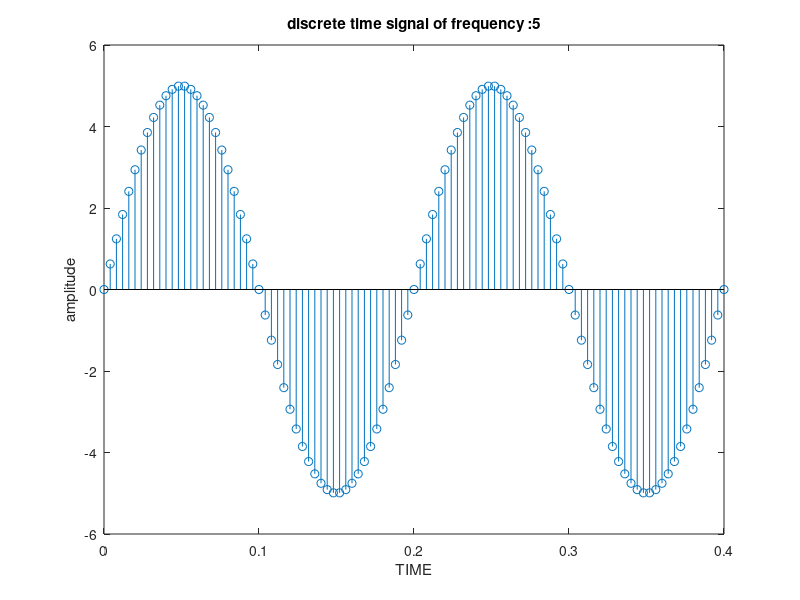

Here is the MATLAB script that generated this plot:
f=input('Enter the frequency');
temp=1/(50*f);
t=0:temp:2/f;
a=5;
w=2*pi*f;
y=a.*sin(w.*t);
stem(t,y);
xlabel('TIME');
ylabel('amplitude');
title(['discrete time signal of frequency :' num2str(f)])
